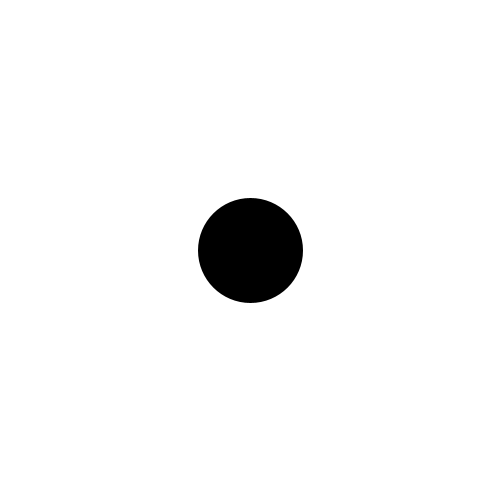
Frame 1 (no input)
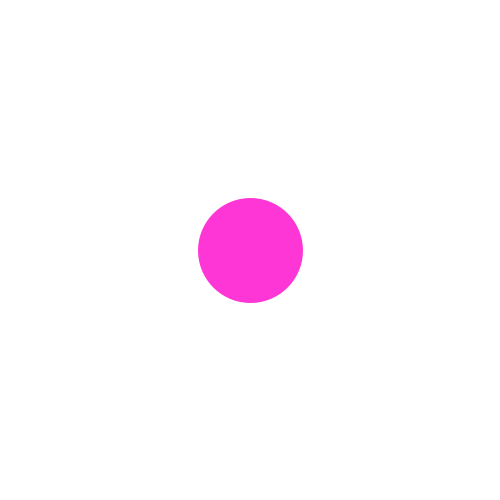
Frame 60 (the mouse pressed at the canvas centre just before this capture)
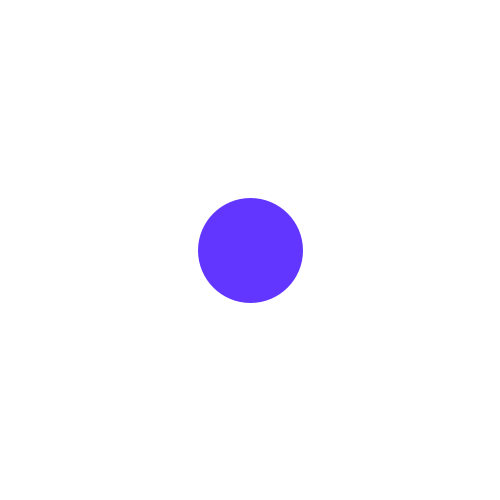
Frame 120 (the mouse held since frame 60 and released just before this capture)

The Processing sketch that drew these frames (run headless with seeded random() and noise(); from frame 60 on, the mouse is pressed at the canvas centre):

// Processing sketch: kolorRandom
// ── kolorRandom.pde
void setup()
{
  size(500, 500);
  colorMode(HSB);
}

float t = 0;
float hue = 0;
void draw()
{
  background(255);
  strokeWeight(105);
  point(250, 250);
  hue = random(255);
  stroke(hue, 200, 255);
  t = t + 0.01;
}
